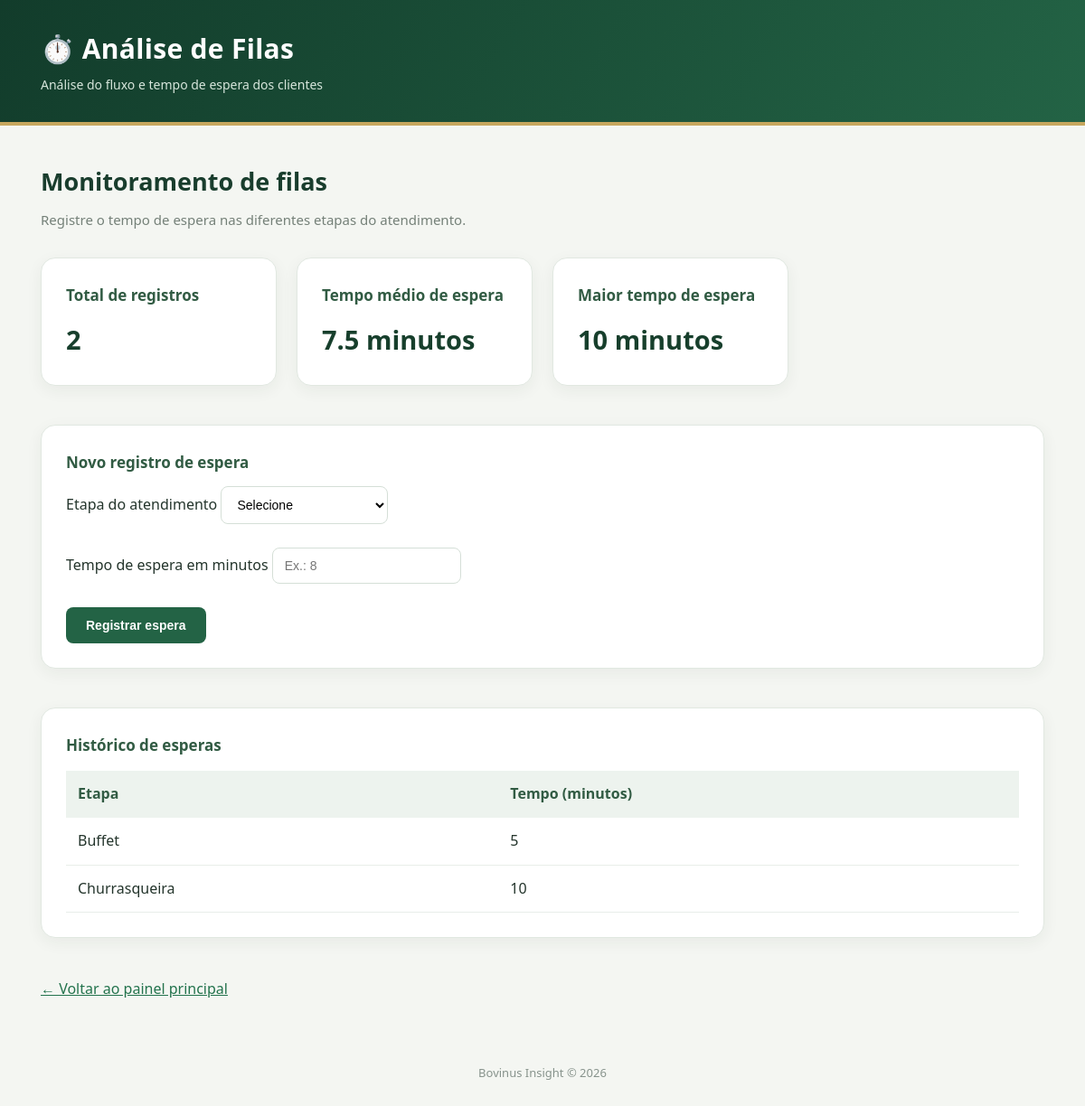
Page /modulo/filas on the committed database.
### tables this page shows
CREATE TABLE filas (
            id INTEGER PRIMARY KEY AUTOINCREMENT,
            etapa TEXT NOT NULL,
            tempo INTEGER NOT NULL
        );

### app.py (the view, shortened to what this page needs)
@app.route("/modulo/<nome>")
def modulo(nome):
    modulos = {
        "pratos": "Plate Analytics",
        "filas": "Flow Analytics",
        "mesas": "Table Analytics",
        "qualidade": "Food Feedback"
    }
    if nome not in modulos:
        return "Módulo não encontrado", 404
    if nome == "pratos":
        return render_template(
            "pratos.html",
            registros=buscar_registros("pratos"),
            indicadores=calcular_indicadores()
        )
    if nome == "filas":
        return render_template(
        "filas.html",
        registros=buscar_registros("filas"),
        indicadores=calcular_indicadores_filas()
    )

### app.py (called while the page is built)
def buscar_registros(tabela):
    tabelas_permitidas = ["pratos", "filas", "mesas", "qualidade"]
    if tabela not in tabelas_permitidas:
        return []
    conexao = conectar()
    registros = conexao.execute(
        f"SELECT * FROM {tabela} ORDER BY id"
    ).fetchall()
    conexao.close()
    return [dict(registro) for registro in registros]

def calcular_indicadores_filas():
    registros = buscar_registros("filas")
    quantidade = len(registros)
    if quantidade > 0:
        tempos = [int(registro["tempo"]) for registro in registros]
        media = sum(tempos) / quantidade
        maior = max(tempos)
    else:
        media = 0
        maior = 0
    return {
        "quantidade": quantidade,
        "media": round(media, 1),
        "maior": maior
    }

### database.py (called while the page is built)
def conectar():
    conexao = sqlite3.connect("bovinus.db")
    conexao.row_factory = sqlite3.Row
    return conexao

### templates/filas.html (shortened to what this page needs)
<!DOCTYPE html>
<html lang="pt-BR">
<head>
<title>Análise de Filas | Bovinus Insight</title>    <link rel="stylesheet" href="{{ url_for('static', filename='css/style.css') }}">
</head>
<body>
    <header>
        <h1>⏱️ Análise de Filas</h1>
        <p>Análise do fluxo e tempo de espera dos clientes</p>
    </header>
    <main class="container">
        <section class="welcome">
            <h2>Monitoramento de filas</h2>
            <p>Registre o tempo de espera nas diferentes etapas do atendimento.</p>
        </section>
        <section class="cards">
    <div class="card">
        <h3>Total de registros</h3>
        <h2>{{ indicadores.quantidade }}</h2>
    </div>
    <div class="card">
        <h3>Tempo médio de espera</h3>
        <h2>{{ indicadores.media }} minutos</h2>
    </div>
    <div class="card">
        <h3>Maior tempo de espera</h3>
        <h2>{{ indicadores.maior }} minutos</h2>
    </div>
</section>
        <section class="card">
            <h3>Novo registro de espera</h3>
            <form method="POST" action="/registrar-fila">
                <label for="etapa">Etapa do atendimento</label>
                <select id="etapa" name="etapa" required>
                    <option value="">Selecione</option>
                </select>
                <br><br>
                <label for="tempo">Tempo de espera em minutos</label>
                <input type="number" id="tempo" name="tempo"
                       min="0" step="1" placeholder="Ex.: 8" required>
                <br><br>
                <button type="submit">Registrar espera</button>
            </form>
        </section>
        <br>
        <section class="card">
            <h3>Histórico de esperas</h3>
            {% if registros %}
                <table width="100%" cellpadding="10">
                    <tr>
                        <th>Etapa</th>
                        <th>Tempo (minutos)</th>
                    </tr>
                    {% for registro in registros %}
                    <tr>
                        <td>{{ registro.etapa }}</td>
                        <td>{{ registro.tempo }}</td>
                    </tr>
                    {% endfor %}
                </table>
            {% else %}
                <p>Nenhum registro realizado ainda.</p>
            {% endif %}
        </section>
        <br>
        <a href="/">← Voltar ao painel principal</a>
    </main>
    <footer>
        Bovinus Insight © 2026
    </footer>
</body>
</html>

### static/css/style.css (style rules this page uses)
* { margin: 0; padding: 0; box-sizing: border-box; }
body { font-family: "Segoe UI", Arial, sans-serif; background: #f4f6f2; color: #24352c; line-height: 1.6; }
header { background: linear-gradient(120deg, #123c2b, #236345); color: white; padding: 30px 45px; border-bottom: 4px solid #c6a75e; }
header h1 { font-size: 30px; font-weight: 700; margin-bottom: 5px; letter-spacing: 0.3px; }
header p { color: #d7e6dc; font-size: 14px; }
.container { max-width: 1450px; margin: auto; padding: 40px 45px; }
.welcome { margin-bottom: 30px; }
.welcome h2 { font-size: 27px; margin-bottom: 8px; color: #193d2d; }
.welcome p { color: #748078; font-size: 15px; }
.cards { display: grid; grid-template-columns: repeat(4, 1fr); gap: 22px; margin-bottom: 25px; }
.card { background: white; padding: 27px; border-radius: 16px; border: 1px solid #e1e8e1; box-shadow: 0 5px 18px rgba(28, 58, 40, 0.06); transition: transform 0.2s ease, box-shadow 0.2s ease; margin-bottom: 18px; }
.card h3 { font-size: 17px; margin-bottom: 13px; color: #315b43; }
.card h2 { font-size: 29px; color: #173f2c; }
button { background: #236345; color: white; border: none; padding: 12px 22px; border-radius: 8px; font-size: 14px; font-weight: 600; cursor: pointer; transition: background 0.2s ease; }
input, select, textarea { padding: 11px 13px; border: 1px solid #d5dfd7; border-radius: 8px; font-size: 14px; background: #fff; max-width: 100%; }
table { border-collapse: collapse; width: 100%; margin-top: 15px; }
th { background: #edf3ee; color: #315b43; text-align: left; padding: 13px; }
td { padding: 13px; border-bottom: 1px solid #e8eee9; }
footer { text-align: center; padding: 30px; color: #87938c; font-size: 13px; }
a { color: #23734d; }

### rows in the picture
filas: etapa "Buffet", tempo "5"
filas: etapa "Churrasqueira", tempo "10"

### other values in the picture
{{ indicadores.quantidade }} "2"
{{ indicadores.media }} "7.5"
{{ indicadores.maior }} "10"
